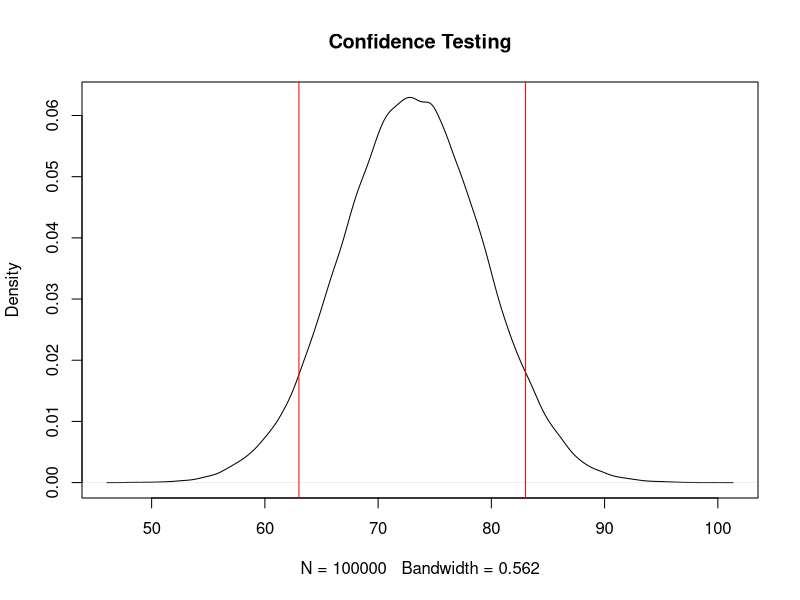

Generate this figure with R:
## ---- chunk 1
  n <- 100000
  sd <- runif(1,min = 1, max=10)
  mu <- runif(1,min = 50, max=100)
  x <- rnorm(n, mean=mu, sd=sd)
  
  confidence <- runif(1,min = 0, max=1)
  con.h <- mu + qnorm(confidence)*sd
  con.l <- mu - qnorm(confidence)*sd
  conH <- paste("Confidence interval upper: ", round(con.h, 2))
  conL <- paste("Confidence interval lower: ", round(con.l,2))
  
  d <- density(x) 
  plot(d, main = "Confidence Testing")
  abline(v=con.l, col="red")
  abline(v=con.h, col="red")

